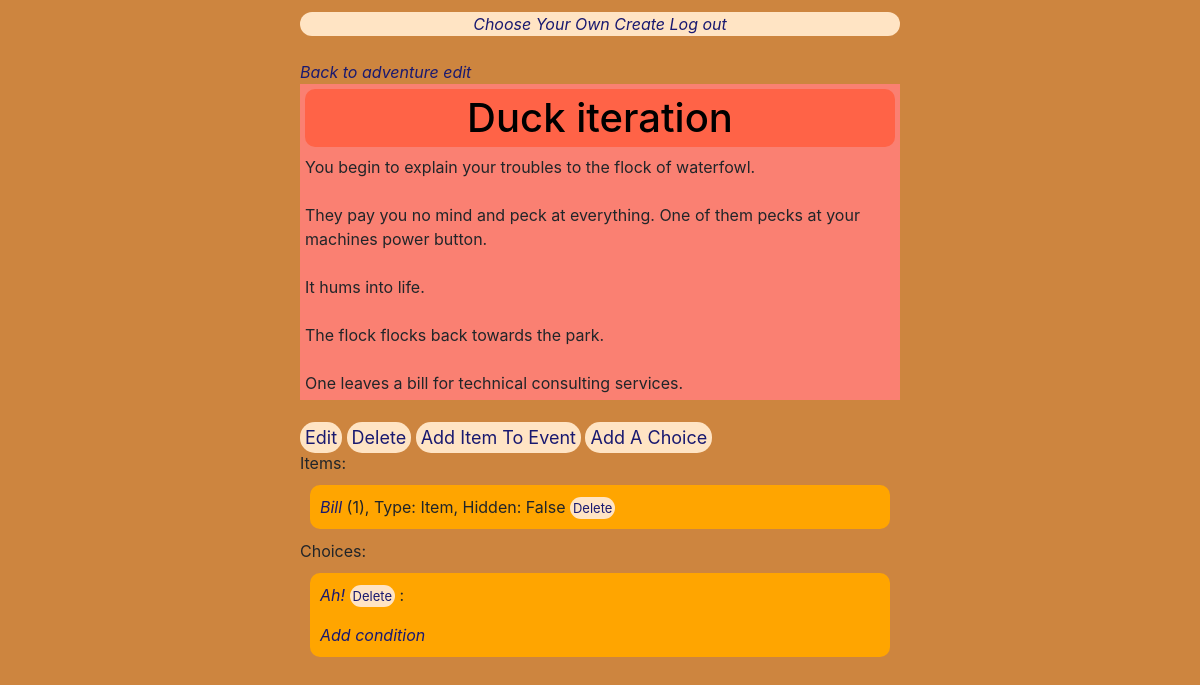
The app's page /editview/event/21 (signed in), older data.
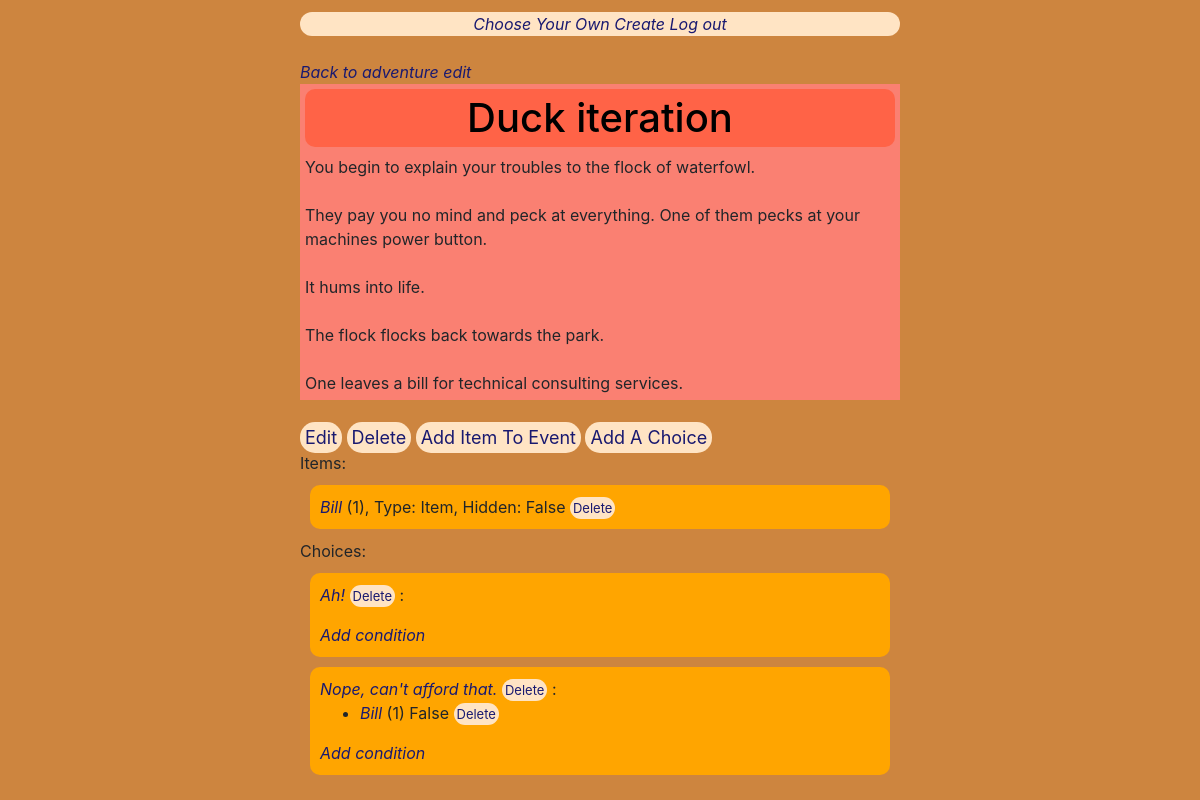
The same page, newer data.
### CYO/models.py (models this page shows, shortened)
class Item(models.Model):
    itemstyle = models.ForeignKey("ItemStyle", on_delete=models.CASCADE, related_name="Instances")
    hidden = models.BooleanField(default = False)
    amount = models.IntegerField()
    event = models.ForeignKey("Event", on_delete=models.CASCADE, null=True, related_name="Items")
    choice = models.ForeignKey("Choice", on_delete=models.CASCADE, null=True, related_name="Conditions")

class ItemStyle(models.Model):
    status = 'Status'
    item = 'Item'
    hidden_trigger = 'Hidden'
    ITEM_TYPE_CHOICES = [
        (status, 'Status'),
        (item, 'Item'),
        (hidden_trigger, 'Hidden Trigger')
    ]
    name = models.CharField(max_length=64)
    type = models.CharField(choices = ITEM_TYPE_CHOICES, default = status, max_length=64)
    adventure = models.ForeignKey("Adventure", on_delete=models.CASCADE, null=True, related_name="All_Items")

class Choice(models.Model):
    initial = models.ForeignKey("Event", on_delete=models.CASCADE, related_name="Start")
    final = models.ForeignKey("Event", on_delete=models.CASCADE, related_name="End")
    text = models.TextField()

### CYO/views.py (the view)
# urls.py: path('editview/event/<int:index>', views.event_edit_view, name='ev_edit'),
@login_required
def event_edit_view(request, index):
    if request.method == "GET":
        try:
            event = Event.objects.get(id = index)
        except Event.DoesNotExist:
            return render(request, 'layout.html', {
                "message": "No such event"
            })
        if event.adventure.user == request.user:
            return render(request, 'CYO/edit.html', {
                "event": event
            })
        else:
            return render(request, 'CYO/layout.html', {
                "message": "Only the creator may view this"
            })

### CYO/templates/CYO/edit.html
{% extends 'CYO/layout.html' %}
{% block body %}
<a href="{% url 'ad_edit' event.adventure.id %}">Back to adventure edit</a><br>
<div id=text><h1>{{ event.title }}</h1>{{ event.text}}</div>
<br>
<a href="{% url 'edit' 'event' event.id %}" id=adv_edit>Edit</a> <a href="{% url 'delete' 'event' event.id %}" id=adv_dele>Delete</a>
<a id=adv_edit href="{% url 'item_create' event.id %}">Add item to event</a>
<a id=adv_edit href="{% url 'choice_create' event.id %}">Add a choice</a>
<br>
Items:
{% if event.Items.all %}
<div id=items_edit>
    {% for item in event.Items.all %}
        <a href="{% url 'edit' 'item' item.id %}">{{ item.itemstyle.name }}</a> (<span id="{{item.id}}_amount">{{ item.amount }}</span>),
        Type: {{ item.itemstyle.type }},  Hidden: {{ item.hidden }} <a href="{% url 'delete' 'item' item.id %}" id=adv_dele_s>Delete</a><br>
    {% endfor %}
</div>
{% else %}
<br>
{% endif %}
Choices:
{% for choice in event.Start.all %}
<div id="event_choices">
    <a href="{% url 'edit' 'choice' choice.id %}">{{ choice.text }}</a> <a href="{% url 'delete' 'choice' choice.id %}" id=adv_dele_s>Delete</a>
    {% if choice.Conditions.all is not None %}:
        <ul>
            {% for condition in choice.Conditions.all %}
            <li><a href="{% url 'edit' 'item' condition.id %}">{{ condition.itemstyle.name }}</a> ({{ condition.amount }}) {{ condition.hidden }}
                <a href="{% url 'delete' 'item' condition.id %}" id=adv_dele_s>Delete</a>
            </li>
            {% endfor %}
        </ul>
    {% endif %}
    <a href="{% url 'condition_create' choice.id %}">Add condition</a>
</div>
{% endfor %}
{% endblock %}

Row changes from the older to the newer data that the page shows:
added Choice: text "Nope, can't afford that."
added Item: itemstyle.name "Bill", amount "1", hidden "False", shown under "Nope, can't afford that."
